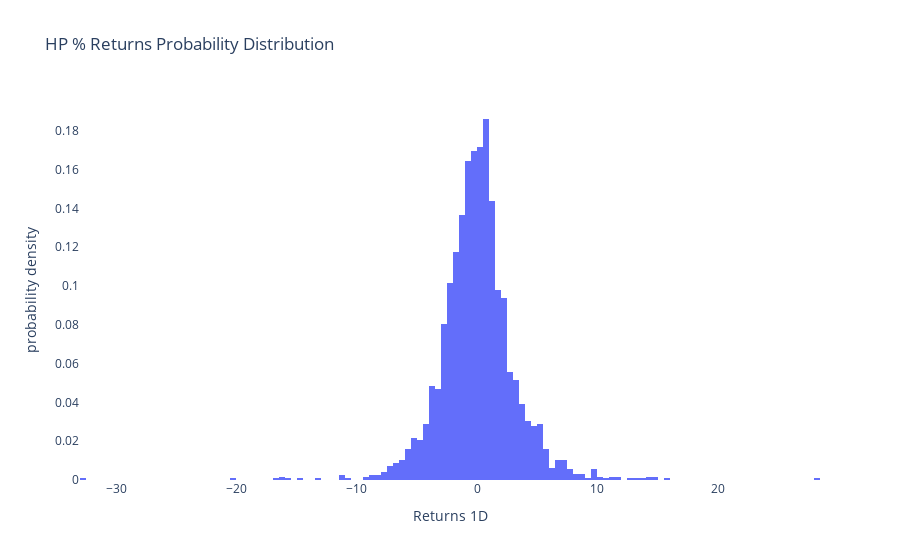

Write notebook code for a chart like this one.
### Code cell
chart = px.histogram(data, x="Returns 1D", histnorm='probability density', title=f"{stock_ticker} % Returns Probability Distribution")
chart.update_layout(
    paper_bgcolor='#ffffff',  # Transparent background
    plot_bgcolor='#ffffff'  # Light gray background in the plot area
)
chart.show()
print(f"{-data['Returns 1D'].std()*3:.2f} σ -3")
print(f"{-data['Returns 1D'].std()*2:.2f} σ -2")
print(f"{-data['Returns 1D'].std():.2f} σ -1")
print(f" {data['Returns 1D'].mean():.2f} μ")
print(f" {data['Returns 1D'].std():.2f} σ 1")
print(f" {data['Returns 1D'].std()*2:.2f} σ 2")
print(f" {data['Returns 1D'].std()*3:.2f} σ 3")

### Figure 1 — Plotly figure (JSON) as saved in the notebook; plotly's stock layout.template omitted (floating-point values rounded to 4 significant figures; data arrays with more than 128 entries replaced by an {"elided": "..."} marker saying what was removed)
{"data": [{"alignmentgroup": "True", "bingroup": "x", "histnorm": "probability density", "hovertemplate": "Returns 1D=%{x}<br>probability density=%{y}<extra></extra>", "legendgroup": "", "marker": {"color": "#636efa", "pattern": {"shape": ""}}, "name": "", "offsetgroup": "", "orientation": "v", "showlegend": false, "type": "histogram", "x": {"elided": "2515 float values"}, "xaxis": "x", "yaxis": "y"}], "layout": {"barmode": "relative", "legend": {"tracegroupgap": 0}, "paper_bgcolor": "#ffffff", "plot_bgcolor": "#ffffff", "title": {"text": "HP % Returns Probability Distribution"}, "xaxis": {"anchor": "y", "domain": [0, 1], "title": {"text": "Returns 1D"}}, "yaxis": {"anchor": "x", "domain": [0, 1], "title": {"text": "probability density"}}}}
